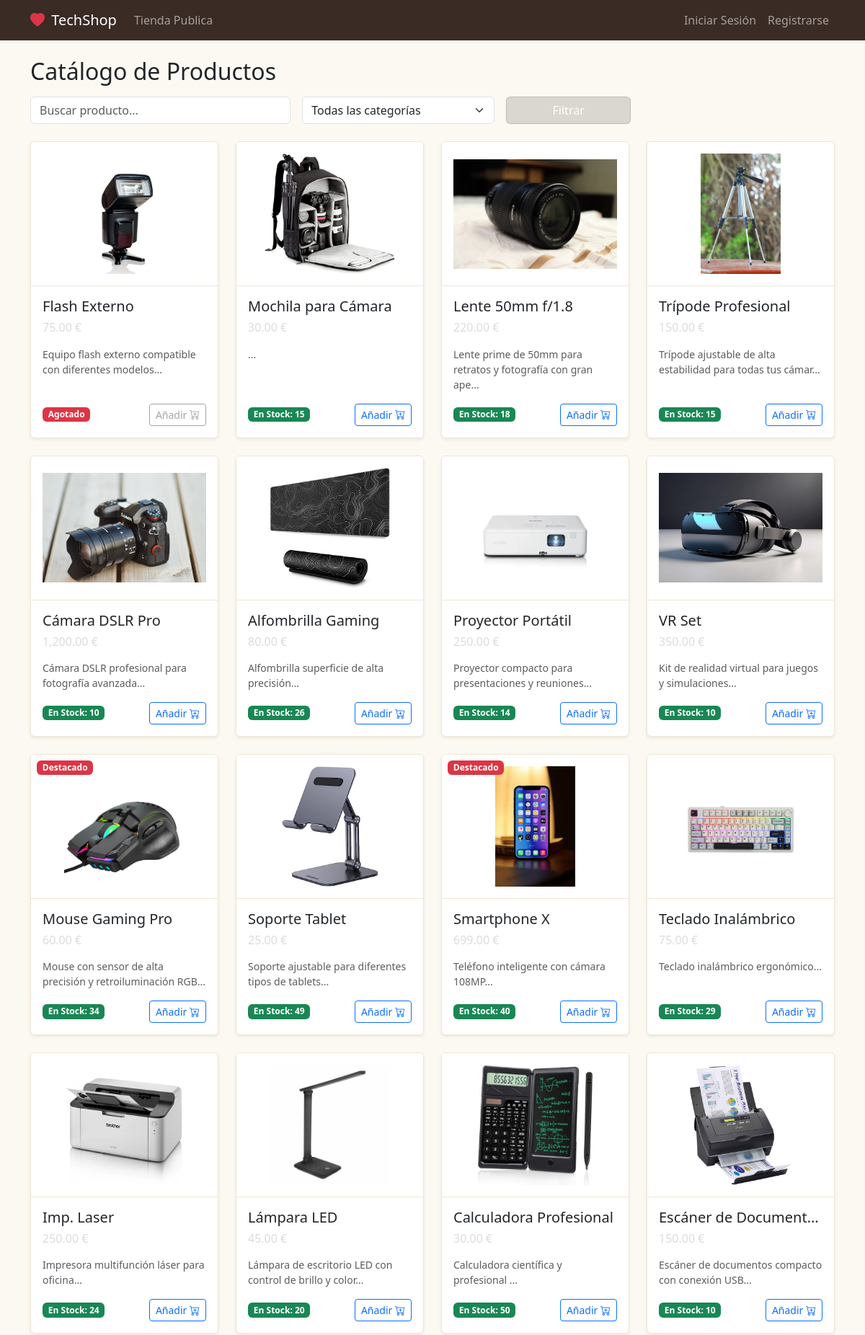
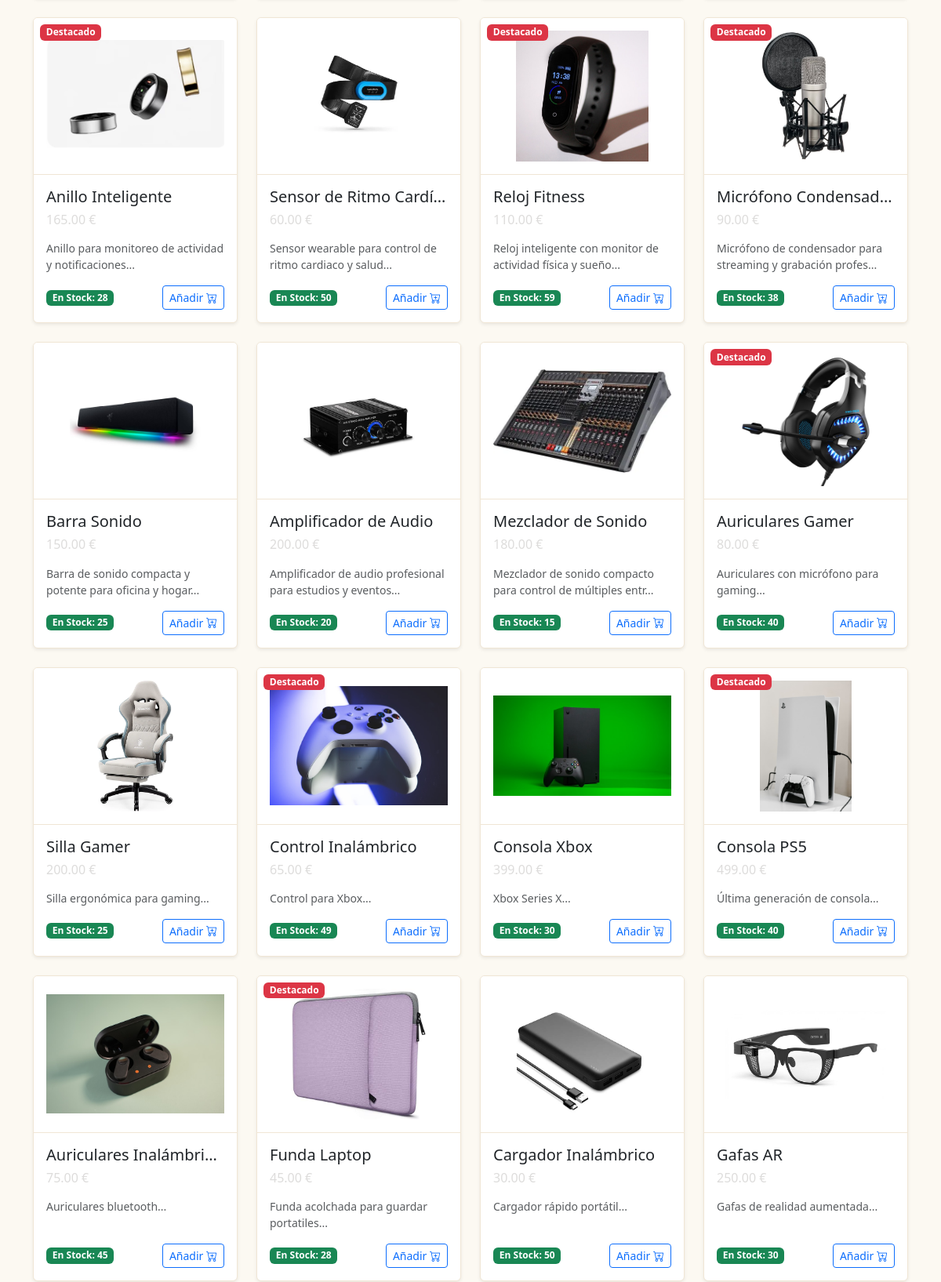
Page /productos_publicos.php (upper part) on the committed database (2 pictures, top to bottom).
### tables this page shows
CREATE TABLE `productos` (
  `id` int(11) NOT NULL,
  `nombre` varchar(100) NOT NULL,
  `descripcion` text DEFAULT NULL,
  `precio` decimal(10,2) NOT NULL,
  `stock` int(11) NOT NULL DEFAULT 0,
  `categoria` enum('Electronica','fotografia','Accesorios','Gaming','Audio','Wearables','Oficina') NOT NULL,
  `imagen_url` varchar(255) DEFAULT NULL,
  `fecha_alta` datetime DEFAULT current_timestamp(),
  `destacado` enum('si','no') DEFAULT 'no',
  `proveedor` varchar(100) DEFAULT NULL
);

### includes/functions.php (called while the page is built, shortened)
<?php
function isLogged()
{
    return isset($_SESSION['usuario_id']);
}
?>

### productos_publicos.php (the view, shortened to what this page needs)
<?php
require_once 'config/db.php';
require_once 'includes/functions.php';
$where = "WHERE 1=1";
$params = [];
$stmt = $pdo->prepare("SELECT * FROM productos $where ORDER BY id DESC");
$stmt->execute($params);
$productos = $stmt->fetchAll();
require_once 'includes/header.php';
?>
<div class="row mb-4">
    <div class="col-12">
        <h2 class="mb-3">Catálogo de Productos</h2>
        <form class="row g-3" method="GET" action="productos_publicos.php">
            <div class="col-md-4">
                <input type="text" class="form-control" name="q" placeholder="Buscar producto..."
                    value="<?= htmlspecialchars($_GET['q'] ?? '') ?>">
            </div>
            <div class="col-md-3">
                <select class="form-select" name="categoria">
                    <option value="">Todas las categorías</option>
                </select>
            </div>
            <div class="col-md-2">
                <button type="submit" class="btn btn-primary w-100">Filtrar</button>
            </div>
        </form>
    </div>
</div>
<div class="row row-cols-1 row-cols-md-3 row-cols-lg-4 g-4">
    <?php foreach ($productos as $p): ?>
        <div class="col">
            <div class="card h-100 card-product shadow-sm">
                <?php if ($p['destacado'] == 'si'): ?>
                    <span class="badge bg-danger position-absolute top-0 start-0 m-2">Destacado</span>
                <?php endif; ?>
                <img src="<?= htmlspecialchars($p['imagen_url'] ? $p['imagen_url'] : 'https://via.placeholder.com/300x200') ?>"
                    class="card-img-top product-img" alt="<?= htmlspecialchars($p['nombre']) ?>">
                <div class="card-body d-flex flex-column">
                    <h5 class="card-title text-truncate" title="<?= htmlspecialchars($p['nombre']) ?>">
                        <?= htmlspecialchars($p['nombre']) ?>
                    </h5>
                    <h6 class="text-primary mb-3">
                        <?= number_format($p['precio'], 2) ?> €
                    </h6>
                    <p class="card-text text-muted small flex-grow-1">
                        <?= htmlspecialchars(substr($p['descripcion'], 0, 60)) ?>...
                    </p>
                    <div class="d-flex justify-content-between align-items-center mt-auto">
                        <?php if ($p['stock'] > 0): ?>
                            <span class="badge bg-success">En Stock: <?= $p['stock'] ?></span>
                            <button class="btn btn-outline-primary btn-sm"
                               onclick="agregarAlCarrito(
                                                <?= $p['id'] ?>,
                                                '<?= htmlspecialchars(addslashes($p['nombre'])) ?>',
                                                <?= $p['precio'] ?>,
                                                '<?= htmlspecialchars(addslashes($p['imagen_url'])) ?>',
                                                <?= $p['stock'] ?>
                                                )">
                                Añadir <i class="bi bi-cart-plus"></i>
                            </button>
                        <?php else: ?>
                            <span class="badge bg-danger">Agotado</span>
                            <button class="btn btn-outline-secondary btn-sm" disabled>Añadir <i class="bi bi-cart-plus"></i></button>
                        <?php endif; ?>
                    </div>
                </div>
            </div>
        </div>
    <?php endforeach; ?>
</div>
<?php require_once 'includes/footer.php'; ?>

### includes/header.php (shortened to what this page needs)
<?php
require_once __DIR__ . '/../config/db.php';
require_once __DIR__ . '/functions.php';
$loggedUser = getLoggedUser($pdo);
?>
<!DOCTYPE html>
<html lang="es">
<head>
    <link href="https://cdn.jsdelivr.net/npm/bootstrap@5.3.2/dist/css/bootstrap.min.css" rel="stylesheet">
    <link href="css/estilos.css" rel="stylesheet">
    <link rel="stylesheet" href="https://cdn.jsdelivr.net/npm/bootstrap-icons@1.11.1/font/bootstrap-icons.css">
</head>
<body>
    <nav class="navbar navbar-expand-lg navbar-dark nav-petshop shadow-sm">
        <div class="container">
            <a class="navbar-brand" href="dashboard.php">
                <i class="bi bi-heart-fill text-danger me-1"></i> TechShop
            </a>
            <div class="collapse navbar-collapse" id="navbarNav">
                <ul class="navbar-nav me-auto">
                    <?php if (isLogged()): ?>
                        <?php if (isSellerOrAdmin()): ?>
                            <li class="nav-item">
                                <a class="nav-link" href="dashboard.php">Dashboard</a>
                            </li>
                            <li class="nav-item">
                                <a class="nav-link" href="productos_publicos.php">Tienda</a>
                            </li>
                            <li class="nav-item">
                                <a class="nav-link" href="api_externa.php">Novedades (API)</a>
                            </li>
                            <li class="nav-item dropdown">
                                <a class="nav-link dropdown-toggle" href="#" role="button" data-bs-toggle="dropdown">
                                    Gestión
                                </a>
                                <ul class="dropdown-menu">
                                    <li><a class="dropdown-item" href="crud_productos.php">Productos</a></li>
                                    <li><a class="dropdown-item" href="crud_categorias.php">Categorías</a></li>
                                    <li><a class="dropdown-item" href="crud_usuarios.php">Usuarios</a></li>
                                    <li><a class="dropdown-item" href="crud_pedidos.php">Pedidos</a></li>
                                </ul>
                            </li>
                        <?php else: ?>
                            <li class="nav-item">
                                <a class="nav-link" href="productos_publicos.php">Tienda</a>
                            </li>
                            <li class="nav-item">
                                <a class="nav-link" href="api_externa.php">Sorpresas</a>
                            </li>
                        <?php endif; ?>
                    <?php else: ?>
                        <li class="nav-item">
                            <a class="nav-link" href="productos_publicos.php">Tienda Publica</a>
                        </li>
                    <?php endif; ?>
                </ul>
                <ul class="navbar-nav">
                    <?php if (isLogged()): ?>
                        <li class="nav-item">
                            <a class="nav-link position-relative me-3" href="#" data-bs-toggle="modal"
                                data-bs-target="#cartModal">
                                <i class="bi bi-cart3 fs-5"></i>
                                <span
                                    class="position-absolute top-10 start-100 translate-middle badge rounded-pill bg-danger"
                                    id="cartCount">0</span>
                            </a>
                        </li>
                        <li class="nav-item dropdown">
                            <a class="nav-link dropdown-toggle" href="#" role="button" data-bs-toggle="dropdown">
                                <i class="bi bi-person-circle"></i>
                                <?= htmlspecialchars($loggedUser['nombre_usuario']) ?>
                            </a>
                            <ul class="dropdown-menu dropdown-menu-end">
                                <li><a class="dropdown-item" href="perfil.php">Mi Perfil</a></li>
                                <li>
                                    <hr class="dropdown-divider">
                                </li>
                                <li><a class="dropdown-item" href="logout.php">Cerrar Sesión</a></li>
                            </ul>
                        </li>
                    <?php else: ?>
                        <li class="nav-item">
                            <a class="nav-link" href="index.php">Iniciar Sesión</a>
                        </li>
                        <li class="nav-item">
                            <a class="nav-link" href="registro.php">Registrarse</a>
                        </li>
                    <?php endif; ?>
                </ul>
            </div>
        </div>
    </nav>
    <main class="container my-4">

### includes/footer.php (shortened to what this page needs)
</main>
</body>
</html>

### css/estilos.css (style rules this page uses)
:root { --pet-primary: #453f3a2e; --pet-secondary: #4ea899; --pet-dark: #3a2b25; }
body { background-color: #fcf9f2; display: flex; flex-direction: column; min-height: 100vh; }
main { flex: 1; }
.nav-petshop { background-color: var(--pet-dark) !important; }
.btn-primary { background-color: var(--pet-primary) !important; border-color: var(--pet-primary) !important; }
.text-primary { color: var(--pet-primary) !important; }
.card-product { transition: transform 0.2s; border-color: #f0e6d5; }
.product-img { height: 200px; object-fit: contain; padding: 1rem; background-color: white; border-bottom: 1px solid #f0e6d5; }

### rows in the picture
productos: imagen_url (picture), nombre "Flash Externo", precio "75.00", descripcion "Equipo flash externo compatible con diferentes modelos", stock "Agotado"
productos: imagen_url (picture), nombre "Mochila para Cámara", precio "30.00", stock "15"
productos: imagen_url (picture), nombre "Lente 50mm f/1.8", precio "220.00", descripcion "Lente prime de 50mm para retratos y fotografía con gran ape", stock "18"
productos: imagen_url (picture), nombre "Trípode Profesional", precio "150.00", descripcion "Trípode ajustable de alta estabilidad para todas tus cámar", stock "15"
productos: imagen_url (picture), nombre "Cámara DSLR Pro", precio "1,200.00", descripcion "Cámara DSLR profesional para fotografía avanzada", stock "10"
productos: imagen_url (picture), nombre "Alfombrilla Gaming", precio "80.00", descripcion "Alfombrilla superficie de alta precisión", stock "26"
productos: imagen_url (picture), nombre "Proyector Portátil", precio "250.00", descripcion "Proyector compacto para presentaciones y reuniones", stock "14"
productos: imagen_url (picture), nombre "VR Set", precio "350.00", descripcion "Kit de realidad virtual para juegos y simulaciones", stock "10"
productos: destacado "Destacado", imagen_url (picture), nombre "Mouse Gaming Pro", precio "60.00", descripcion "Mouse con sensor de alta precisión y retroiluminación RGB", stock "34"
productos: imagen_url (picture), nombre "Soporte Tablet", precio "25.00", descripcion "Soporte ajustable para diferentes tipos de tablets", stock "49"
productos: destacado "Destacado", imagen_url (picture), nombre "Smartphone X", precio "699.00", descripcion "Teléfono inteligente con cámara 108MP", stock "40"
productos: imagen_url (picture), nombre "Teclado Inalámbrico", precio "75.00", descripcion "Teclado inalámbrico ergonómico", stock "29"
productos: imagen_url (picture), nombre "Imp. Laser", precio "250.00", descripcion "Impresora multifunción láser para oficina", stock "24"
productos: imagen_url (picture), nombre "Lámpara LED", precio "45.00", descripcion "Lámpara de escritorio LED con control de brillo y color", stock "20"
productos: imagen_url (picture), nombre "Calculadora Profesional", precio "30.00", descripcion "Calculadora científica y profesional", stock "50"
productos: imagen_url (picture), nombre "Escáner de Documentos", precio "150.00", descripcion "Escáner de documentos compacto con conexión USB", stock "10"
productos: destacado "Destacado", imagen_url (picture), nombre "Anillo Inteligente", precio "165.00", descripcion "Anillo para monitoreo de actividad y notificaciones", stock "28"
productos: imagen_url (picture), nombre "Sensor de Ritmo Cardí…", precio "60.00", descripcion "Sensor wearable para control de ritmo cardiaco y salud", stock "50"
productos: destacado "Destacado", imagen_url (picture), nombre "Reloj Fitness", precio "110.00", descripcion "Reloj inteligente con monitor de actividad física y sueño", stock "59"
productos: destacado "Destacado", imagen_url (picture), nombre "Micrófono Condensador", precio "90.00", descripcion "Micrófono de condensador para streaming y grabación profes", stock "38"
productos: imagen_url (picture), nombre "Barra Sonido", precio "150.00", descripcion "Barra de sonido compacta y potente para oficina y hogar", stock "25"
productos: imagen_url (picture), nombre "Amplificador de Audio", precio "200.00", descripcion "Amplificador de audio profesional para estudios y eventos", stock "20"
productos: imagen_url (picture), nombre "Mezclador de Sonido", precio "180.00", descripcion "Mezclador de sonido compacto para control de múltiples entr", stock "15"
productos: destacado "Destacado", imagen_url (picture), nombre "Auriculares Gamer", precio "80.00", descripcion "Auriculares con micrófono para gaming", stock "40"
productos: imagen_url (picture), nombre "Silla Gamer", precio "200.00", descripcion "Silla ergonómica para gaming", stock "25"
productos: destacado "Destacado", imagen_url (picture), nombre "Control Inalámbrico", precio "65.00", descripcion "Control para Xbox", stock "49"
productos: imagen_url (picture), nombre "Consola Xbox", precio "399.00", descripcion "Xbox Series X", stock "30"
productos: destacado "Destacado", imagen_url (picture), nombre "Consola PS5", precio "499.00", descripcion "Última generación de consola", stock "40"
productos: imagen_url (picture), nombre "Auriculares Inalámbri…", precio "75.00", descripcion "Auriculares bluetooth", stock "45"
productos: destacado "Destacado", imagen_url (picture), nombre "Funda Laptop", precio "45.00", descripcion "Funda acolchada para guardar portatiles", stock "28"
productos: imagen_url (picture), nombre "Cargador Inalámbrico", precio "30.00", descripcion "Cargador rápido portátil", stock "50"
productos: imagen_url (picture), nombre "Gafas AR", precio "250.00", descripcion "Gafas de realidad aumentada", stock "30"
